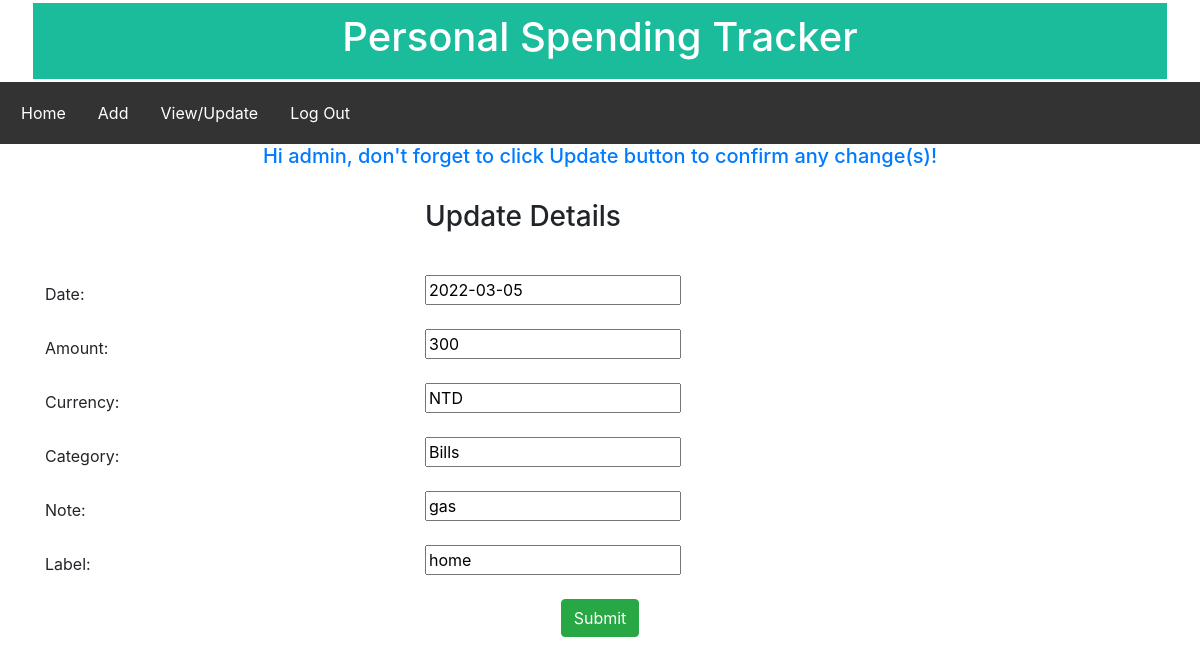
The page /edit/23 (signed in) on the database its author committed.
### Record/models.py (models this page shows)
class SpendingTrs(models.Model):
    currency_choices = (
        ('NTD', 'NTD'),
    )
    category_choices = (
        ('Food', 'FOOD'),
        ('Bills', 'BILLS'),
        ('Travel', 'TRAVEL'),
        ('Healthcare', 'HEALTHCARE'),
        ('Entertainment', 'ENTERTAINMENT'),
        ('Other', 'OTHER'),
    )
    user = models.CharField('Username', max_length=50)
    date = models.DateField('Date')
    amount = models.IntegerField('Amount Spent', default=0)
    category = models.CharField('Category', choices=category_choices, max_length=50)
    currency = models.CharField('Currency', choices=currency_choices, max_length=3)
    note = models.CharField('Transaction Note', max_length=200)
    label = models.CharField('Label', max_length=50)

### Record/views.py (the view)
# urls.py: path('edit/<int:id>', edit_record, name='edit'),
def edit_record(request, id):
    record = SpendingTrs.objects.get(id=id)
    print(connection.queries)
    return render(request, 'Record/edit_transaction.html', {'record': record})

### templates/Record/edit_transaction.html (shortened to what this page needs)
<!DOCTYPE html>
<html lang="en">
<head>
</head>
<body>
{% extends 'base.html' %}
{% block content %}
{% if user.is_authenticated %}
<ul style="
list-style-type: none;
margin: 0;
padding: 5px;
overflow: hidden;
background-color: #333;">
    <li style="display: inline; float:left;"><a style="display: block;
  color: white;
  text-align: center;
  padding: 14px 16px;
  text-decoration: none;" href="{% url 'home' %}">Home</a></li>
    <li style="display: inline; float:left;"><a style="display: block;
  color: white;
  text-align: center;
  padding: 14px 16px;
  text-decoration: none;" href="{% url 'add transaction' %}">Add</a></li>
    <li style="display: inline; float:left;"><a style="display: block;
  color: white;
  text-align: center;
  padding: 14px 16px;
  text-decoration: none;" href="{% url 'show' %}">View/Update</a></li>
    <li style="display: inline; float:left;"><a style="display: block;
  color: white;
  text-align: center;
  padding: 14px 16px;
  text-decoration: none;" href="{% url 'logout' %}">Log Out</a></li>
</ul>
    <form method="POST" class="post-form" action="/update/{{record.id}}">
    <div class="container">
        <div class="container" style="padding: 0px;margin: 0px auto 0px auto;">
            <h5 class="text-primary text-center">
                Hi {{ user.username }}, don't forget to click Update button to confirm any change(s)!
            </h5>
        </div>
        <br>
        <div class="form-group row">
            <label class="col-lg-4 col-lg-offset-4 col-form-label"></label>
            <div class="col-lg-4 col-lg-offset-4">
            <h3>Update Details</h3>
            </div>
        </div>
        <div class="form-group row">
            <div class="col-lg-4 col-lg-offset-4">
            </div>
        </div>
        <div class="form-group row">
            <label class="col-lg-4 col-lg-offset-4 col-form-label">Date:</label>
            <div class="col-lg-4 col-lg-offset-4">
                <input type="text" name="date" id="id_date" required value="{{ record.date|date:'Y-m-d' }}" />
            </div>
        </div>
        <div class="form-group row">
            <label class="col-lg-4 col-lg-offset-4 col-form-label">Amount:</label>
            <div class="col-lg-4 col-lg-offset-4">
                <input type="number" name="amount" id="id_amount" required value="{{ record.amount }}" />
            </div>
        </div>
        <div class="form-group row">
            <label class="col-lg-4 col-lg-offset-4 col-form-label">Currency:</label>
            <div class="col-lg-4 col-lg-offset-4">
                <input type="text" name="currency" id="id_currency" required value="{{ record.currency }}" />
            </div>
        </div>
        <div class="form-group row">
            <label class="col-lg-4 col-lg-offset-4 col-form-label">Category:</label>
            <div class="col-lg-4 col-lg-offset-4">
                <input type="text" name="category" id="id_category" required value="{{ record.category }}" />
            </div>
        </div>
        <div class="form-group row">
            <label class="col-lg-4 col-lg-offset-4 col-form-label">Note:</label>
            <div class="col-lg-4 col-lg-offset-4">
                <input type="text" name="note" id="id_note" required value="{{ record.note }}" />
            </div>
        </div>
        <div class="form-group row">
            <label class="col-lg-4 col-lg-offset-4 col-form-label">Label:</label>
            <div class="col-lg-4 col-lg-offset-4">
                <input type="text" name="label" id="id_label" required value="{{ record.label }}" />
            </div>
        </div>
        <div class="text-center">
                <button type="submit" class="btn btn-success" style="margin: auto;">Submit</button>
        </div>
    </div>
</form>
{% else %}
  <p>You are not logged in</p>
  <a href="{% url 'login' %}">Log In</a>
{% endif %}
{% endblock %}

### rows shown on the page
SpendingTrs: date "2022-03-05", amount "300", currency "NTD", category "Bills", note "gas", label "home"

### other values the page prints
{{ user.username }} "admin"
